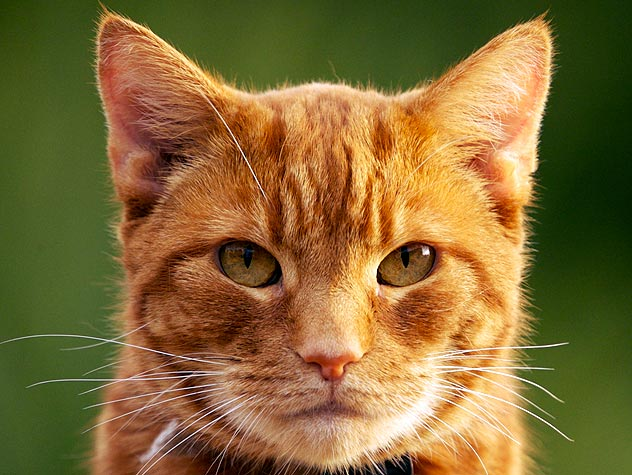
#> input picture 06. Linear-Algebra-Exercise/140272627-grooming-needs-senior-cat-632x475.jpg, 632 x 475 px, found by its file name
$ jupyter execute 'Linear Algebra Exercise.ipynb'   (shell and % lines are left out)
#> lines starting #> are read from the running program, lines starting #| are printed output that depends on the picture
[cell 1]
import numpy as np
import matplotlib.pyplot as plt
from matplotlib.transforms import Affine2D
import skimage.io
# Write your imports here

# Linear Algebra Exercise
## Vectors, Matrices, Transformations. Applications of Linear Algebra

### Problem 1. Basis Vectors in 2D Coordinate Space
We know that for an n-dimensional vector space, we need **exactly n** vectors to form a basis. Let's visualize that.

The function you wrote last time for visualizing complex numbers can be extended to visualize any set of vectors. If you haven't already written that, have a look at [this StackOverflow post](https://stackoverflow.com/questions/12265234/how-to-plot-2d-math-vectors-with-matplotlib). You need to use the `quiver()` function which accepts the $x$ and $y$ coordinates of the start and end points.

Write a function which accepts an array of vectors in the format `[start_x, start_y, end_x, end_y]` and plots them. Optionally, you can add different colors. When you call `quiver()` pass `color = colors` as the last parameter and it will take care of them.

Make sure to leave enough space on the axes. `quiver()` doesn't resize the plot area automatically to fit everything. You can do this manually. A simple `plt.xlim(-10, 10)` and `plt.ylim(-10, 10)` will do the job but you can do much better if you wish :).

[cell 2]
def plot_vectors(vectors, colors):
    """
    Plots vectors on the xy-plane. The `vectors` parameter is a Python list.
    Each vector is specified in the format [start_x, start_y, end_x, end_y]
    """
    # Write your code here
    fig, ax = plt.subplots()
    ax.set_xlim(-10, 10)
    ax.set_ylim(-10, 10)
    ax.axhline(y=0, color='k')
    ax.axvline(x=0, color='k')

    for i, vec in enumerate(vectors):
        start_x, start_y, end_x, end_y = vec
        color = colors[i]
        ax.quiver(start_x, start_y, end_x - start_x, end_y - start_y, color=color, angles='xy', scale_units='xy', scale=1)

    plt.show()
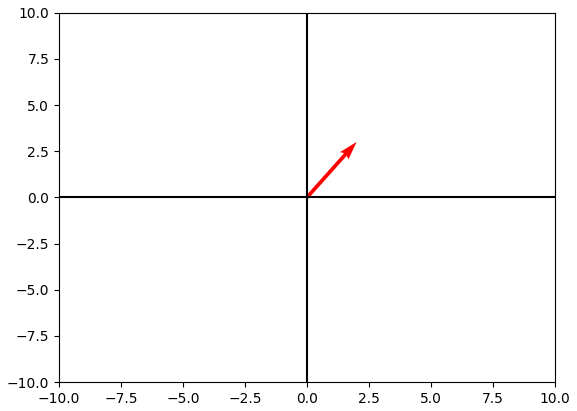
#> figure drawn by matplotlib, 1 panel

[cell 3]
plot_vectors([[0, 0, 2, 3]], ["red"]) # One vector
plot_vectors([[0, 0, 1, 0], [0, 0, 0, 1]], ["red", "blue"]) # Two orthogonal vectors
plot_vectors([[1, 1, -2, 3], [2, 1, -2.5, 1.5], [-3.2, -1.5, 0, 4.3]], ["red", "blue", "orange"]) # Three arbitrary vectors

We know that any 2 linearly independent vectors can form a basis in 2D space. This means that every other vector can be represented as their linear combination. It will be easiest to see this in the standard basis of 2D space.

We start by defining the two basis vectors: $e_1, e_2$. Then, we choose an arbitrary vector $v$. We know that it can be expressed as a linear combination $$ v = \lambda_1e_1 + \lambda_2e_2 $$

Finding the unknown coefficients is the same as solving a linear system with as many equations as there are basis vectors (2 in this case). We can do this by using `np.linalg.solve()`.

**Note:** If you want to write `lambda` in Python for some reason, use the variable name `lamda` since `lambda` is a reserved keyword.

[cell 4]
def find_linear_combination_coefficients(e1, e2, v):
    """
    Returns the coordinates of the representation of v in the basis {e_1, e_2}.
    That is, the unknown coefficients in the linear combination v = lambda_1 * e_1 + lambda_2 * e_2
    """
    pass

[cell 5]
e1, e2 = [[1, 0], [0, 1]]
v = [3.5, 8.6]
# Find the unknown coefficients. Extract the logic in a function.
# It should accept the two basis vectors and the one we need to represent
# and should return the two coefficients
coefficients = find_linear_combination_coefficients(e1, e2, v)
print("Coefficients: ", str(coefficients))
# Plot the three vectors
plot_vectors([[0, 0, i[0], i[1]] for i in [e1, e2, v]], ["red", "blue", "green"])

The coefficents should be the same as the vector's coordinates. That's because we were extremely careful in choosing a basis.

We know, however, that any pair of linearly independent vectors forms a basis in 2D space. So, let's try this.

Choose two arbitrary vectors (in the code they are `[2, 3]` and `[-5, 1]` but feel free to change them as you wish). Represent $v$ as their linear combination and print the coefficients. After that, plot the resulting vectors to verify visually that the third one is the linear combination of the other two with the coefficients that you saw.

[cell 6]
e1, e2 = [[2, 3], [-5, 1]]
coefficients = find_linear_combination_coefficients(e1, e2, v)
print("Coefficients: ", str(coefficients))
plot_vectors([[0, 0, i[0], i[1]] for i in [e1, e2, v]], ["red", "blue", "green"])

What we did was **changing the basis**. We represented **the same original vector $v$** in the new coordinates. We didn't change the geometric object $v$ itself; it still looks the same in the plot. We only changed our viewpoint. This is what change of basis is all about: changing viewpoints.

Let's also see what an "orthogonal" basis is: the basis vectors are orthogonal to each other. You can find online how to compute orthogonal vectors but we don't need that. A definition of orthogonal vectors is: a set of two vectors $a, b$ such that $a.b = 0$. One such set of vectors is `[3, 4], [-4, 3]`.

Represent the same vector $v$ in the orthogonal basis.

[cell 7]
e1, e2 = [[3, 4], [-4, 3]]
coefficients = find_linear_combination_coefficients(e1, e2, v)
print("Coefficients: ", str(coefficients))
plot_vectors([[0, 0, i[0], i[1]] for i in [e1, e2, v]], ["red", "blue", "green"])

Let's choose a more visually pleasing basis: one whose basis vectors are **collinear** (parallel) to the coordinate axes.

[cell 8]
e1, e2 = [[0, 5], [4, 0]]
coefficients = find_linear_combination_coefficients(e1, e2, v)
print("Coefficients: ", str(coefficients))
plot_vectors([[0, 0, i[0], i[1]] for i in [e1, e2, v]], ["red", "blue", "green"])

Now you've seen the coordinates of $v$ in different **bases** (plural form of "basis"). You can see that algebra doesn't really care what the basis vectors are. We simply need *some* point of reference.

You can also see the transition from an arbitrary basis, to an orthogonal basis, to an orthonormal basis, to the standard basis (which is orthonormal **AND** aligned to the xy axes). You can also see that the standard basis gives us the easiest possible representation of a vector. That's why it's so useful.

### Problem 2. Vectorization in `numpy`
As programmers, we're used to writing for-loops to iterate over collections. This is quite OK but in Python makes the code slow (because it's an interpreted, dynamically-typed language). For example, a "standard" way of summing an array would be
```python
x = [2, 3, 8, -2.3, 0, 15]
sum = 0
for i in range(len(x)):
    sum += x[i]
print(sum)
```

However, there are better ways to do this. `numpy` works in C "behind the scenes". This means that:
1. Operations in C are very, very, VERY fast
2. Communication between C and Python is slow

This means we should prepare our code to use `numpy` arrays as much as possible. First of all, this gives us a great computational advantage: the code is very fast. Second, it will look simpler and more beautiful. Compare the previous code with this one:
```python
x = [2, 3, 8, -2.3, 0, 15]
numpy_sum = np.sum(x)
print(numpy_sum)
```

Of course, the for-loop is still done, it's just hidden.

The basic rule is **whenever possible, avoid looping and use vectors and matrices**. Sometimes it's impossible to avoid loops and that's OK.

Let's create a performance test. Create a large array of random numbers. You can use `np.random.random()`. Sum the array using `numpy` and using the for-loop. Compare the times. In some cases, the performance difference will be several hundred times (e.g. length = $1.10^7$, difference $\approx 2000$ times: $\approx 0.01ms$ for the `sum()` and $\approx 2s$ for the loop).

Don't forget to see that the sums are equal. A fast but incorrect algorihm is not an option :).

Next, call the function for different lengths and create two plots showing the time it takes to multiply different-length arrays. **Idea:** You can plot them on two separate y-axes on the same plot. Look at the `twiny()` function. See how much time it takes to perform both operations.

Plot another plot: speedup versus length. Plot the length on the x-axis and the speedup (`np_sum_time / for_loop time`) on the y-axis.

[cell 9]
# Write your code here

There's one slight warning to using vectors. If we don't know what we're doing we might get very hard-to-detect bugs.

Let's look at vector multiplication. In algebra we may write:
$$ \begin{bmatrix}
2 \\
3 \\
4
\end{bmatrix}.
 \begin{bmatrix}
5 \\
-2 \\
3
\end{bmatrix}=16$$

This is the same as
$$ \begin{bmatrix}
2 & 3 & 4
\end{bmatrix}.
 \begin{bmatrix}
5 & -2 & 3
\end{bmatrix}=16$$

In vector multiplication, rows and columns don't really matter. However, most of the time we want to use **the matrix convention**: "rows times columns". This means that both products above are undefined. Also, the inner product is
$$ \begin{bmatrix}
2 & 3 & 4
\end{bmatrix}
.
 \begin{bmatrix}
5 \\
-2 \\
3
\end{bmatrix}=16$$

The inverse operation, following our convention, will return a matrix (this is called **outer product**):

$$ \begin{bmatrix}
2 \\
3 \\
4
\end{bmatrix}.
 \begin{bmatrix}
5 & -2 & 3
\end{bmatrix}=
\begin{bmatrix}
10 & -4 & 6 \\
15 & -6 & -9 \\
20 & -8 & 12
\end{bmatrix}$$

Let's compare how the default `numpy` behaviour does and how we can impose our convention.

First, let's create the arrays. Next, multiply them. Everything should look fine... until we look at the shapes of `x` and `y` which are `(3,)`. This kind of array is called **rank-1 array**. The matrix convention **DOES NOT** apply to it. One big error is evident when we try to transpose them.

[cell 10]
x = np.array([2, 3, 4])
y = np.array([5, -2, 3])
print("x.y =", str(x.dot(y)))

print("x.shape:", x.shape)
print("y.shape:", y.shape)
print("x:", x)
print("x transpose:", x.T)

Transposition **DID NOT** turn our row-vector into a column vector! This is correct but **does not follow the matrix convention**.

How do we follow the matrix convention then? Simple, just represent the vectors as matrices (2D arrays).

[cell 11]
x = np.array([[2, 3, 4]]) # Row vector
y = np.array([[5], [-2], [3]]) # Column vector

print("x.shape:", x.shape)
print("y.shape:", y.shape)
print("x.y:\n", x.dot(y)) # Dot product -> still looks like a matrix
print("y.x:\n", y.dot(x)) # Outer product -> matrix

This simple convention can save us a lot of trouble in the future, especially when dealing with more complicated code.

### Problem 3. Visualizing Linear Transformations
Write a code which visualizes a linear transformation. It should show "the old space" and "the new space" imposed on it.

Actually, if you don't want to write the code, I've already provided something for you. The following cell contains the `visualize_transform.py` code from last time. We'll examine it and see how we can use it to show our own transformations.

[cell 12]
def visualize_transformation(matrix, plot_title):
#> called with plot_title = '$\\mathrm{Identity\\ transformation}$'
    fig = plt.figure()
    plt.axis("equal")
    ax = fig.add_subplot(111)

    # Limits, labels and grid
    ax.set_xlim(-5, 5)
    ax.set_ylim(-5, 5)
    ax.set_xticks(np.arange(ax.get_xlim()[0], ax.get_xlim()[1] + 1))
    ax.set_yticks(np.arange(ax.get_ylim()[0], ax.get_ylim()[1] + 1))
    ax.set_xticklabels([])
    ax.set_yticklabels([])
    ax.grid()
    ax.set_title(plot_title)

    # Unit vectors
    ax.quiver([0, 0], [0, 0], [1, 0], [0, 1], color = ["red", "blue"], alpha = 0.2, units = "xy", scale = 1)

    # Transformation
    matrix = [
        [matrix[0][0], matrix[0][1], 0],
        [matrix[1][0], matrix[1][1], 0],
        [0, 0, 1],
    ]
    t = Affine2D(matrix)

    [min_x, max_x, min_y, max_y] = [2 * ax.get_xlim()[0], 2 * ax.get_xlim()[1] + 1, 2 * ax.get_ylim()[0], 2 * ax.get_ylim()[1] + 1]

    # New (transformed) grid lines
    # Horizontal
    for y in np.arange(min_y, max_y):
        ax.plot([min_x, max_x], [y] * 2, color = "red", linestyle = "--", linewidth = 2, transform = t + ax.transData)
    # Vertical
    for x in np.arange(min_x, max_x):
        ax.plot([x] * 2, [min_y, max_y], color = "blue", linestyle = "--", linewidth = 2, transform = t + ax.transData)

    # New (transformed) unit vectors
    new_x = t.transform_affine([1, 0])
    new_y = t.transform_affine([0, 1])
    ax.quiver([0, 0], [0, 0], [new_x[0], new_y[0]], [new_x[1], new_y[1]], color = ["red", "blue"], units = "xy", angles = "xy", scale = 1)

    plt.show()
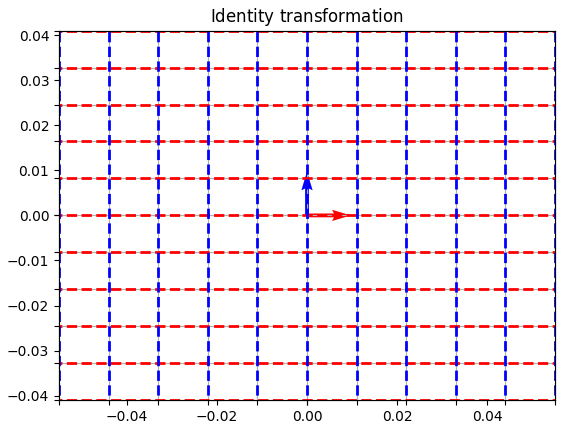
#> figure drawn by matplotlib, 1 panel

The code is mostly "housekeeping" - making the plot look nicer. It basically consits of several parts:
1. Visualize gridlines
2. Create the transformation from the matrix: `t = Affine2D(matrix)`
3. Visualize transformed gridlines

A quirk with `Affine2D()` is that it uses a 3x3 matrix. What's more, the last row is always `[0, 0, 1]`. This is because the third column corresponds to moving (translation) of the entire coordinate system. As you can imagine, this doesn't leave the origin fixed, therefore **translation is not a linear transformation**. It's an affine transformation, which is exactly what the code does. More info [here](https://stackoverflow.com/questions/10698962/why-do-2d-transformations-need-3x3-matrices).
For our purposes, we defined the 2D transformation matrix as:
$$ T=\begin{bmatrix}
a & b \\
c & d
\end{bmatrix} $$
which we'll pass to the function as
$$ T=\begin{bmatrix}
a & b & 0 \\
c & d & 0 \\
0 & 0 & 1
\end{bmatrix} $$

**Note:** If you want to visualize translations, feel free to do so.

Let's see what various transformations look like.

[cell 13]
# Identity
matrix = [
    [1, 0],
    [0, 1]
]

visualize_transformation(matrix, r"$\mathrm{Identity\ transformation}$")

# Scaling
matrix = [
    [2, 0],
    [0, 1]
]

visualize_transformation(matrix, r"$\mathrm{Scaling}$")
#> call 2 of visualize_transformation, with plot_title = '$\\mathrm{Scaling}$'
#> in visualize_transformation (call 2), `plt.show()`:
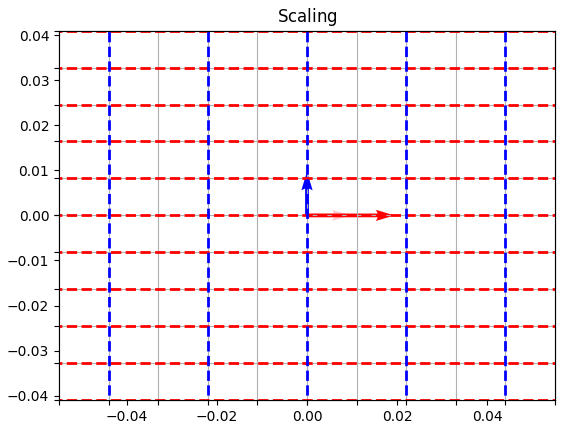
#> figure drawn by matplotlib, 1 panel

# Shear
matrix = [
    [1, 2],
    [-1, 1]
]

visualize_transformation(matrix, r"$\mathrm{Shear}$")
#> call 3 of visualize_transformation, with plot_title = '$\\mathrm{Shear}$'
#> in visualize_transformation (call 3), `plt.show()`:
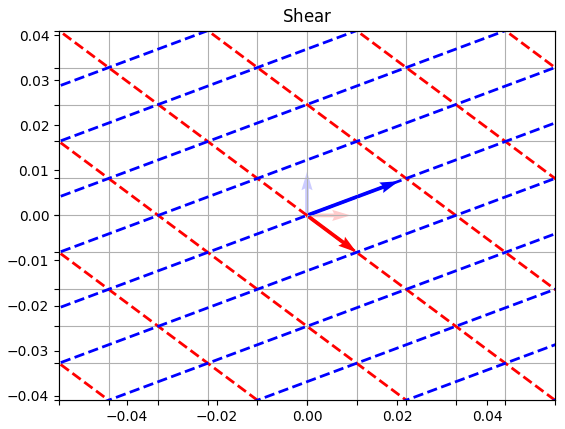
#> figure drawn by matplotlib, 1 panel

# Rotation
matrix = [
    [np.cos(np.radians(30)), -np.sin(np.radians(30))],
    [np.sin(np.radians(30)), np.cos(np.radians(30))]
]

visualize_transformation(matrix, r"$\mathrm{30^{\circ}\ rotation}$")
#> call 4 of visualize_transformation, with plot_title = '$\\mathrm{30^{\\circ}\\ rotation}$'
#> in visualize_transformation (call 4), `plt.show()`:
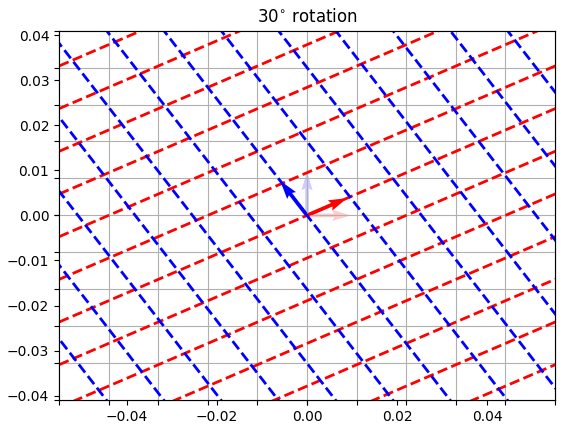
#> figure drawn by matplotlib, 1 panel

# Projection (linearly dependent rows)
matrix = [
    [1, 2],
    [2, 4]
]

visualize_transformation(matrix, r"$\mathrm{Projection\ (linearly\ dependent\ rows)}$")
#> in visualize_transformation (call 5), `plt.show()`:
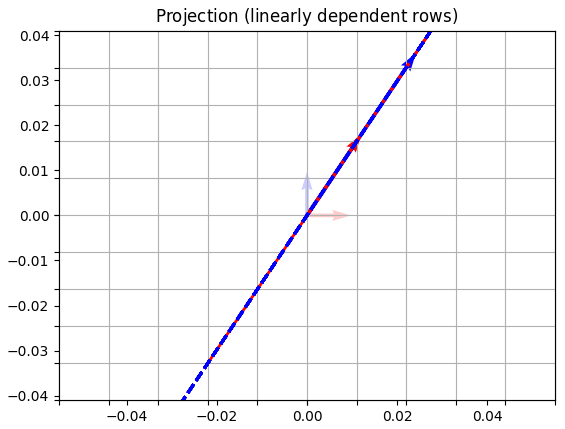
#> figure drawn by matplotlib, 1 panel

Feel free to experiment with other matrices and to see what transformation they will result in. Also feel free to write better visualization code.

[cell 14]
# Write your code here

### Problem 4. Images as Matrices. Image arithmetic
One direct use of matrices and transformations is images. An image is a 2D array (i.e. matrix) of pixels. If it's grayscale, each pixel will be an integer from 0 to 255:
$$ I=\begin{bmatrix}
20 & 45 & 83 & \dots \\
38 & 182 & 200 & \dots \\
\dots & \dots & \dots & \dots \\
\end{bmatrix} $$

In an RGB image, each pixel contains three values, corresponding to $R$, $G$ and $B$.

A bigger number means more brightness in the corresponding channel, for example `[255, 0, 0]` is a completely red pixel. `[0, 0, 0]` is a black pixel, and `[255, 255, 255]` is a white pixel.

Because we treat images as matrices, we can peform arithmetic operations on them.

To show an image, you can use `plt.imshow()`.

#### Opening an image from the Internet
This one proves not to be easy. However, there's a library for working with images called `scikit-image` which solves most of our problems. Even better, it returns a `numpy` array, which is perfect for us.

[cell 15]
def read_image(url):
    img = skimage.io.imread(url)
#> img is the input picture: shape (475, 632, 3); mean R, G, B 131.3, 106.6, 54.8
    return img

[cell 16]
cat_image_url = "https://d17fnq9dkz9hgj.cloudfront.net/uploads/2012/11/140272627-grooming-needs-senior-cat-632x475.jpg"
cat_image = read_image(cat_image_url)

[cell 17]
cat_image[0][0] # First pixel
#> Out = [35, 55, 4]

[cell 18]
plt.imshow(cat_image)
plt.axis("off")
plt.show()

In most cases, it's useful to treat the channels one by one.

[cell 19]
cat_image_r, cat_image_g, cat_image_b = [cat_image[:, :, i] for i in range(3)]
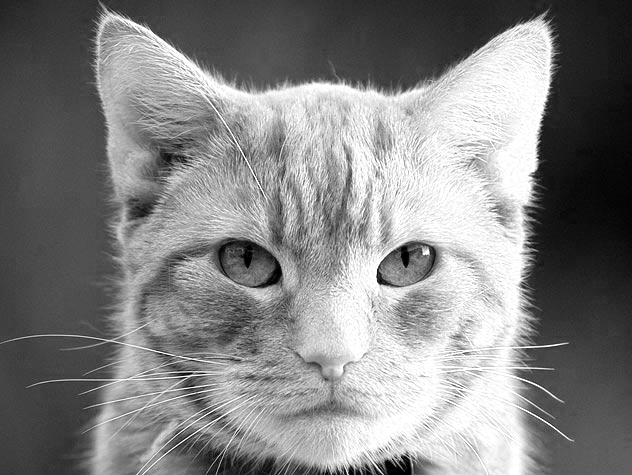
#> cat_image_r: shape (475, 632); min 0, max 255, mean 131.3
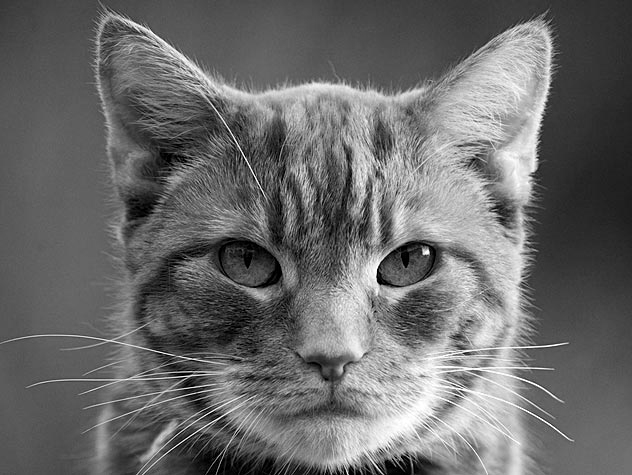
#> cat_image_g: shape (475, 632); min 0, max 255, mean 106.6
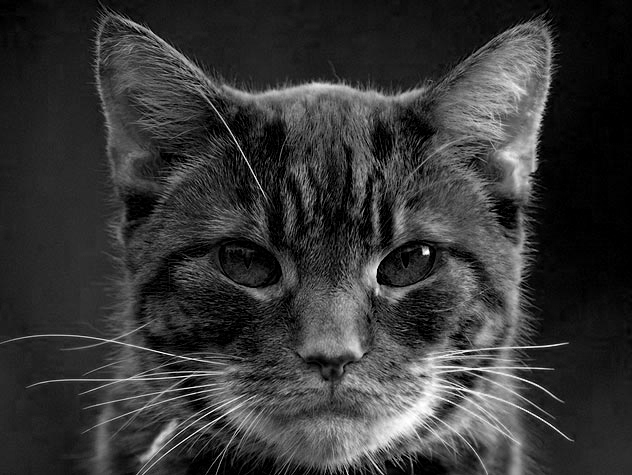
#> cat_image_b: shape (475, 632); min 0, max 255, mean 54.8
f, (ax_r, ax_g, ax_b) = plt.subplots(1, 3, figsize = (10, 5))
ax_r.imshow(cat_image_r, cmap = "gray")
ax_r.set_title("Red channel")
ax_g.imshow(cat_image_g, cmap = "gray")
ax_g.set_title("Green channel")
ax_b.imshow(cat_image_b, cmap = "gray")
ax_b.set_title("Blue channel")
plt.setp([ax_r, ax_g, ax_b], xticks = [], yticks = []) # Remove axis ticks
plt.show()
#> (the rest of the program and of its run is left out)
